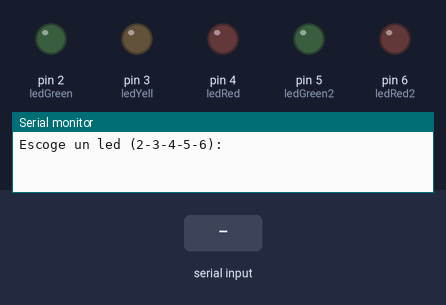
The sketch below on a simulated Arduino Uno, built with avr-gcc and run on an emulated ATmega328P. On the bench: output pins drawn as LEDs (lit = HIGH), the last lines printed to the serial monitor. Inputs (shaded band) come from the test bench.

Above: at 1.2 s.
1.3 s: "5\n" received over Serial
At 2.9 s:
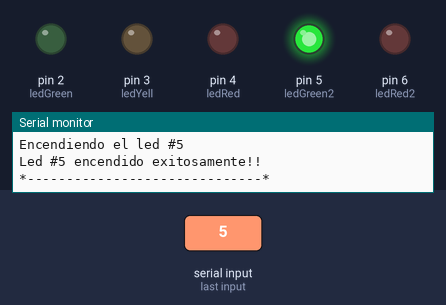
Timing chart, 0 to 8.2 s (numbered marks = the images above; inputs shaded):
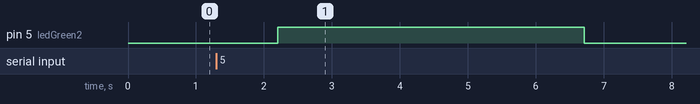

The sketch:

07-encenderLedPorInputEscrito.ino
```cpp
//casvilldaniel@gmail.com
//Encender led por input escrito
//Leds en pines digitales (correspondientes a sus variables según su color)
//Resistencias de 220 ohmios

int ledRed  = 4;
int ledYell = 3;
int ledGreen= 2;
int sleep   = 900;
int sleep2  = 200;
int sleep3  = 100;
//-----------------
int ledRed2  = 6;
int ledGreen2  = 5;
//-----------------
int i = 0;

void setup()
{
        pinMode(ledRed, OUTPUT);
        pinMode(ledYell, OUTPUT);
        pinMode(ledGreen, OUTPUT);

        pinMode(ledRed2, OUTPUT);
        pinMode(ledGreen2, OUTPUT);

  		Serial.begin(9600);
}

void loop()
{
  		Serial.println("Escoge un led (2-3-4-5-6):");
        while(Serial.available() == 0)
        {
        }

  	    if(!isAlpha(Serial))
        {
          i = Serial.parseInt();
          if(i > 6 || i < 2)
          {
            Serial.println("Error:Numero invalido. Ingrese un numero entre 2 y 6.\n");
          }
          else
          {
            Serial.println("\n\n*------------------------------*");
            Serial.println("Encendiendo el led #"+String(i));
            delay(sleep);
            digitalWrite(i,HIGH);
            Serial.println("Led #"+String(i)+" encendido exitosamente!!");
            Serial.println("*------------------------------*\n\n\n");
            delay(sleep*5);
            digitalWrite(i,LOW);
          }
        }
        i=0;
}
```

Measured:
- after the input at 1.3 s, pin 5 (ledGreen2): LOW → HIGH after 0.90 s, → LOW 4.5 s later
